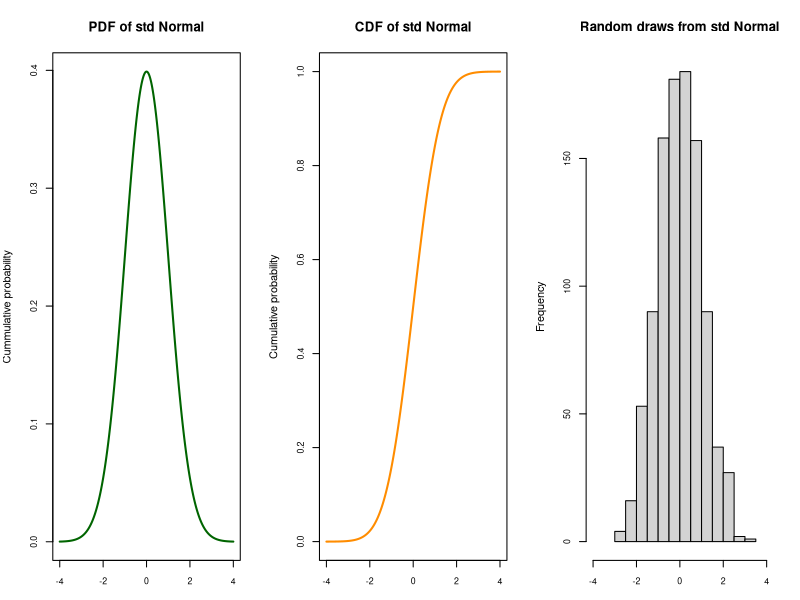
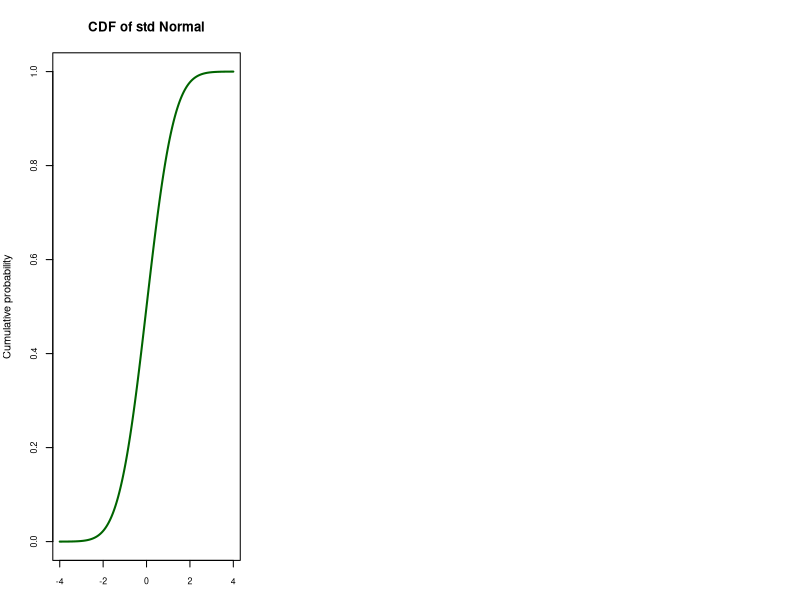

The R source for these figures, in order: (Note: this script raises an error after producing the figures.)
#========================#
# CDF and qnorm of normal 
#========================#

set.seed(15-06-2021)

xseq <- seq(-4, 4, 0.01)

desity <- dnorm(xseq, mean = 0, sd = 1)
cumulative <- pnorm(xseq, mean = 0, sd = 1)
rddeviate <- rnorm(1000, 0, 1)

par(mfrow = c(1, 3), mar = c(3, 4, 4, 2))

plot(xseq, desity, col = "darkgreen", type = "l", lwd = 2, cex = 2,
     xlab = "", ylab = "Cummulative probability", cex.axis = .8,
     main = "PDF of std Normal")

plot(xseq, cumulative, col = "darkorange", type = "l",
     lwd = 2, cex = 2, xlab = "", ylab = "Cumulative probability",
     cex.axis = .8, main = "CDF of std Normal")

hist(rddeviate, main = "Random draws from std Normal",
     cex.axis = .8, xlim = c(-4, 4))



#------------#
# More on CDF
#------------#

xseq2 <- seq(0, 1, 0.01)
length(xseq2) # 101

cummu2 <- pnorm(xseq2, mean = 0, sd = 1)
cummu3 <- qnorm(xseq2, mean = 0, sd = 1)
# what are the possible percentage points Zp values
# if the lower area value p is within (0, 1)


plot(xseq, cumulative, col = "darkgreen", type = "l", lwd = 2, 
     cex = 2, cex.axis = .8, xlab = "", ylab = "Cumulative probability",
     main = "CDF of std Normal")

plot(xseq, cummu2, col = "darkorange", type = "l", lwd = 2, 
     cex = 2, cex.axis = .8, xlab = "", ylab = "Cumulative probabilty",
     main = "CDF of N(-1, 4)")

plot(xseq2, cummu3, col = "darkblue", type = "l", lwd = 2, 
     cex = 2, cex.axis = .8, xlab = "", ylab = "Percentage point Zp of N(0,1)",
     main  = "qnorm of (0, 1)")

hist(cummu3, probability = T) # follows N(0, 1)
#curve(dnorm(x, mean = mean(cummu3), sd = sd(cummu3)),
#      add = T, col = "darkblue", lwd = 2)


